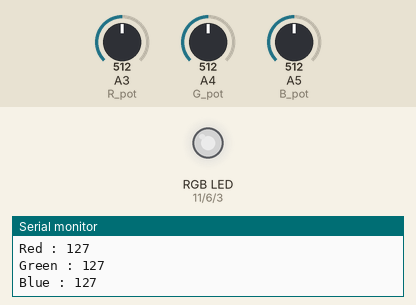
This sketch was run on a simulated Arduino Uno, built with avr-gcc and run on an emulated ATmega328P. On the bench: an RGB LED mixed from three pins (HIGH = lit), the last lines printed to the serial monitor. The inputs (shaded band) are chosen by the test bench; at power-on: A3 (R_pot) = 512, A4 (G_pot) = 512, A5 (B_pot) = 512. Dim RGB values are drawn brighter than linear.

Above: at 1.2 s.
1.3 s: A3 (R_pot) set to 716
At 2.3 s:
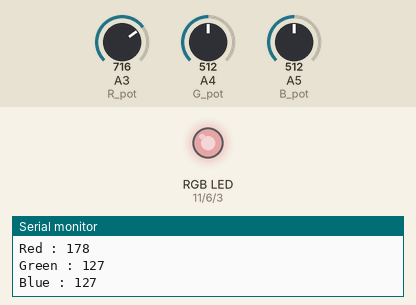
2.9 s: A4 (G_pot) set to 716
At 3.8 s:
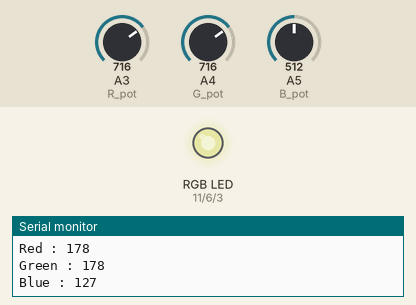
4.5 s: A5 (B_pot) set to 716
At 5.4 s:
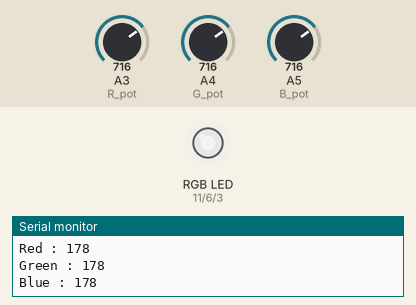
6.1 s: A3 (R_pot) set to 900
At 6.9 s:
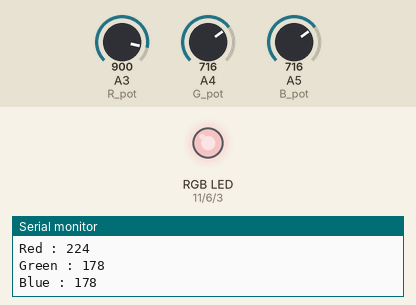
7.7 s: A4 (G_pot) set to 900
At 8.5 s:
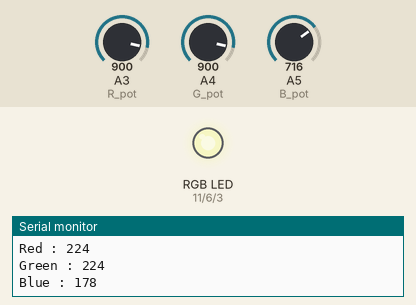
9.3 s: A5 (B_pot) set to 900
At 10.0 s:
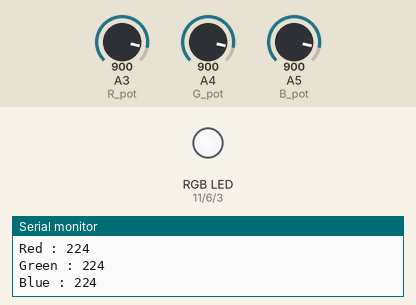
Timing chart, 0 to 11.9 s (numbered marks = the images above; inputs shaded):
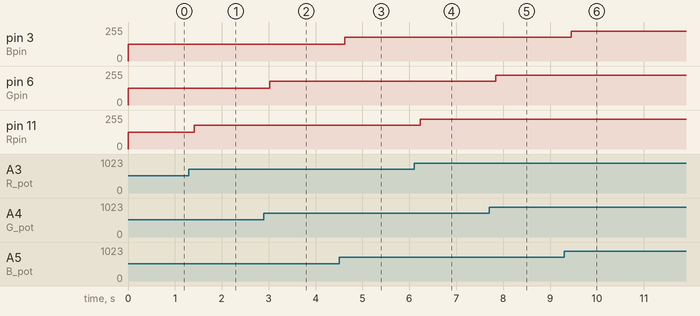

Measured:
- after the input at 1.3 s, pin 11 (Rpin): 127/255 → 178/255 after 0.11 s
- after the input at 2.9 s, pin 6 (Gpin): 127/255 → 178/255 after 0.12 s
- after the input at 4.5 s, pin 3 (Bpin): 127/255 → 178/255 after 0.13 s
- after the input at 6.1 s, pin 11 (Rpin): 178/255 → 224/255 after 0.14 s
- after the input at 7.7 s, pin 6 (Gpin): 178/255 → 224/255 after 0.14 s
- after the input at 9.3 s, pin 3 (Bpin): 178/255 → 224/255 after 0.15 s

The sketch:

sketch.ino
```cpp
 // RGB pins variable :
int Rpin = 11;
int Gpin = 6;
int Bpin = 3;

// Potentiometer pins :
int R_pot = A3;
int G_pot = A4;
int B_pot = A5;

// Potentiometer values :
int Red;
int Green;
int Blue;

void setup() {

  pinMode(Rpin, OUTPUT);
  pinMode(Gpin, OUTPUT);
  pinMode(Bpin, OUTPUT);

  Serial.begin(9600);
}

void loop() {

  Red = (255.0 / 1023.0) * analogRead(R_pot);
  Green = (255.0 / 1023.0) * analogRead(G_pot);
  Blue = (255.0 / 1023.0) * analogRead(B_pot);

  Serial.print("Red : ");
  Serial.println(Red);

  Serial.print("Green : ");
  Serial.println(Green);

  Serial.print("Blue : ");
  Serial.println(Blue);

  analogWrite(Rpin, Red);
  analogWrite(Gpin, Green);
  analogWrite(Bpin, Blue);

  delay(200);
}
```
